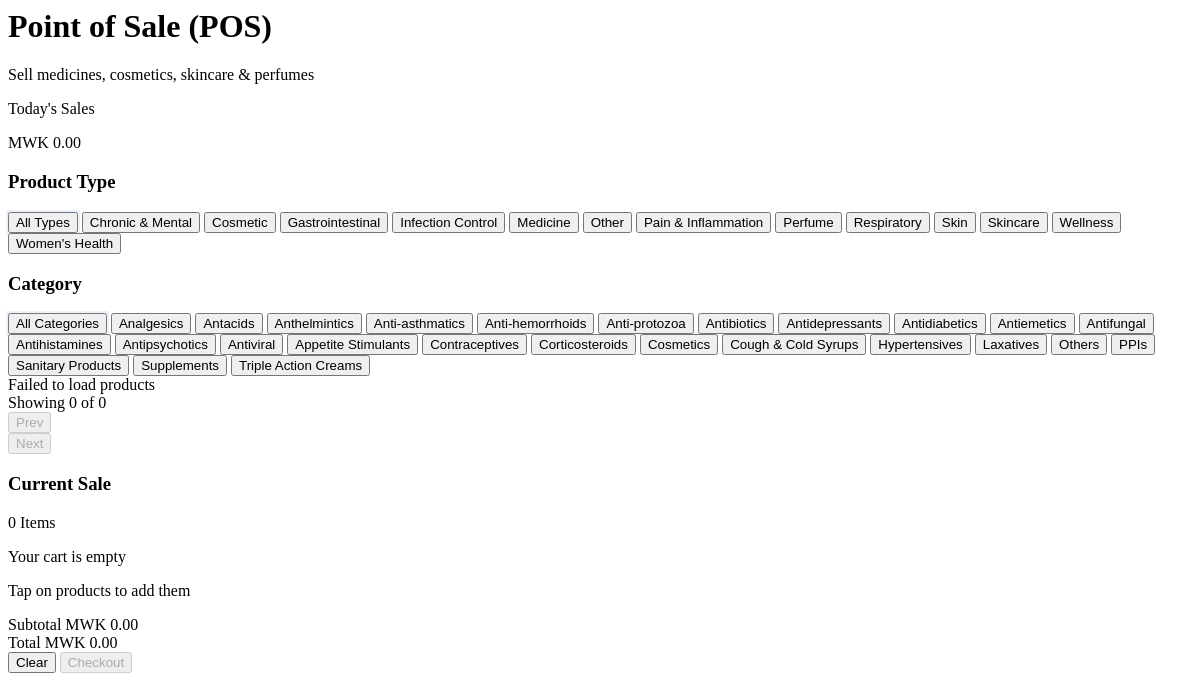
Screenshot of /pages/pos/index.php (signed in) with the database file from the repository.
### tables this page shows
CREATE TABLE `product_types` (
  `id` int(11) NOT NULL,
  `name` varchar(100) NOT NULL,
  `icon_class` varchar(50) DEFAULT NULL
);

CREATE TABLE `categories` (
  `id` int(11) NOT NULL,
  `name` varchar(100) NOT NULL,
  `product_type_id` int(11) DEFAULT NULL
);

### pages/pos/index.php (the view, shortened to what this page needs)
<?php
$db = Database::getInstance();
$conn = $db->getConnection();
$todaysSales = 0;
try {
    $todaysSalesQuery = "SELECT SUM(total_amount) as total FROM sales WHERE DATE(created_at) = CURDATE()";
    $todaysSales = $conn->query($todaysSalesQuery)->fetchColumn() ?? 0;
} catch (Exception $e) {
    error_log("POS Today's Sales Error: " . $e->getMessage());
}
$types = [];
try {
    $types_sql = "SELECT name, icon_class FROM product_types ORDER BY name ASC";
    $stmt = $conn->query($types_sql);
    $types = $stmt->fetchAll(PDO::FETCH_ASSOC);
} catch (Exception $e) {
    error_log("Product Types Error: " . $e->getMessage());
}
$categories = [];
try {
    $category_sql = "SELECT c.id, c.name, COALESCE(pt.name, 'Other') as type_name
                     FROM categories c
                     LEFT JOIN product_types pt ON c.product_type_id = pt.id
                     ORDER BY c.name ASC";
    $stmt = $conn->query($category_sql);
    $categories = $stmt->fetchAll(PDO::FETCH_ASSOC);
} catch (Exception $e) {
    error_log("Categories Error: " . $e->getMessage());
}
?>
<div class="space-y-6 h-full">
    <div class="flex items-center justify-between">
        <div class="flex items-center gap-4">
            <div>
                <h1 class="text-2xl font-bold text-gray-900">Point of Sale (POS)</h1>
                <p class="text-gray-500 text-sm">Sell medicines, cosmetics, skincare & perfumes</p>
            </div>
        </div>
        <div class="text-right">
            <p class="text-sm text-gray-500">Today's Sales</p>
            <p class="text-3xl font-bold text-blue-600">MWK <?= number_format($todaysSales, 2) ?></p>
        </div>
    </div>
    <div class="grid grid-cols-1 lg:grid-cols-5 gap-6 flex-1">
        <div class="lg:col-span-3 space-y-4 flex flex-col">
            <div class="glassmorphism rounded-2xl shadow-lg p-4 border border-gray-100 flex-shrink-0 space-y-4">
                <div>
                    <h3 class="text-xs font-bold text-gray-500 uppercase tracking-widest mb-2 px-1">Product Type</h3>
                    <div id="typeFiltersContainer"
                        class="flex overflow-x-auto lg:overflow-visible lg:flex-wrap lg:max-h-[110px] lg:overflow-y-auto lg:custom-scrollbar-visible pb-2 lg:pb-0 gap-2 custom-scrollbar-hide -mx-1 px-1 lg:mx-0 lg:px-0 lg:pr-2">
                        <button
                            class="pos-type-filter active flex-shrink-0 px-4 py-2 rounded-full border border-blue-100 bg-blue-100 text-blue-700 text-sm font-semibold transition hover:bg-blue-200 whitespace-nowrap"
                            data-type="all">
                            All Types
                        </button>
                        <?php foreach ($types as $type):
                            $icon = $type['icon_class'] ?: 'fa-tag';
                            ?>
                            <button
                                class="pos-type-filter flex-shrink-0 px-4 py-2 rounded-full border border-gray-200 bg-white text-gray-600 text-sm font-semibold transition hover:bg-gray-50 hover:border-gray-300 whitespace-nowrap"
                                data-type="<?= htmlspecialchars($type['name']) ?>">
                                <i class="fas <?= $icon ?> mr-1.5 opacity-70"></i><?= htmlspecialchars($type['name']) ?>
                            </button>
                        <?php endforeach; ?>
                    </div>
                </div>
                <div id="categoryFiltersSection">
                    <h3 class="text-xs font-bold text-gray-500 uppercase tracking-widest mb-2 px-1">Category</h3>
                    <div id="categoryFiltersContainer"
                        class="flex overflow-x-auto lg:overflow-visible lg:flex-wrap lg:max-h-[200px] lg:overflow-y-auto lg:custom-scrollbar-visible pb-2 lg:pb-0 gap-2 custom-scrollbar-hide -mx-1 px-1 lg:mx-0 lg:px-0 lg:pr-2">
                        <button
                            class="pos-category-filter active flex-shrink-0 px-4 py-2 rounded-full border border-blue-100 bg-blue-100 text-blue-700 text-sm font-semibold transition hover:bg-blue-200 whitespace-nowrap"
                            data-category="all" data-type="all">
                            All Categories
                        </button>
                        <?php foreach ($categories as $category): ?>
                            <button
                                class="pos-category-filter flex-shrink-0 px-4 py-2 rounded-full border border-gray-200 bg-white text-gray-600 text-sm font-semibold transition hover:bg-gray-50 hover:border-gray-300 whitespace-nowrap hidden"
                                data-category="<?= htmlspecialchars($category['name']) ?>"
                                data-type="<?= htmlspecialchars($category['type_name']) ?>">
                                <?= htmlspecialchars($category['name']) ?>
                            </button>
                        <?php endforeach; ?>
                    </div>
                </div>
            </div>
            <div class="glassmorphism rounded-2xl shadow-lg p-5 border border-gray-100 flex-1">
                <div class="grid grid-cols-2 sm:grid-cols-3 lg:grid-cols-3 gap-4" id="productsGrid">
                </div>
                <div id="pos-pagination" class="flex items-center justify-between mt-5 pt-4 border-t border-gray-100">
                    <div class="text-sm text-gray-500">
                        Showing <span id="pos-page-showing">0</span> of <span id="pos-page-total">0</span>
                    </div>
                    <div class="flex items-center gap-2">
                        <button id="pos-prev-btn" disabled
                            class="px-3 py-2 text-sm font-medium text-gray-600 bg-gray-100 rounded-lg hover:bg-gray-200 disabled:opacity-40 disabled:cursor-not-allowed transition">
                            <i class="fas fa-chevron-left mr-1"></i> Prev
                        </button>
                        <button id="pos-next-btn" disabled
                            class="px-3 py-2 text-sm font-medium text-gray-600 bg-gray-100 rounded-lg hover:bg-gray-200 disabled:opacity-40 disabled:cursor-not-allowed transition">
                            Next <i class="fas fa-chevron-right ml-1"></i>
                        </button>
                    </div>
                </div>
            </div>
        </div>
        <div class="lg:col-span-2 flex flex-col space-y-4 lg:sticky lg:top-4 lg:self-start lg:max-h-[calc(100vh-6rem)]">
            <div
                class="glassmorphism rounded-2xl shadow-lg p-6 border border-gray-100 flex-1 flex flex-col overflow-hidden">
                <div class="flex items-center justify-between mb-4 flex-shrink-0">
                    <h3 class="text-lg font-bold text-gray-900">Current Sale</h3>
                    <span class="text-xs font-medium px-2 py-1 bg-blue-50 text-blue-600 rounded-lg"
                        id="cartCountBadge">0 Items</span>
                </div>
                <div id="cartItems" class="flex-1 overflow-y-auto custom-scrollbar space-y-3 mb-4 pr-1">
                </div>
                <div class="space-y-3 border-t border-gray-100 pt-4 flex-shrink-0 bg-white">
                    <div class="flex justify-between text-sm">
                        <span class="text-gray-500">Subtotal</span>
                        <span id="subtotal" class="font-bold text-gray-800">MWK 0.00</span>
                    </div>
                    <div class="flex justify-between items-end border-t border-gray-100 pt-3">
                        <span class="text-gray-900 font-bold text-lg">Total</span>
                        <span id="total" class="text-2xl font-black text-blue-600 leading-none">MWK 0.00</span>
                    </div>
                </div>
            </div>
            <div class="grid grid-cols-2 gap-3 flex-shrink-0">
                <button id="clearCart"
                    class="px-4 py-3 bg-white border border-red-100 text-red-600 hover:bg-red-50 rounded-xl font-semibold transition shadow-sm hover:shadow-md flex items-center justify-center gap-2">
                    <i class="fas fa-trash-alt"></i> Clear
                </button>
                <button id="checkoutBtn"
                    class="px-4 py-3 bg-gradient-to-r from-blue-600 to-blue-700 hover:from-blue-700 hover:to-blue-800 text-white rounded-xl font-bold shadow-lg hover:shadow-xl transition transform active:scale-95 disabled:opacity-50 disabled:cursor-not-allowed flex items-center justify-center gap-2"
                    disabled>
                    <span>Checkout</span> <i class="fas fa-arrow-right"></i>
                </button>
            </div>
        </div>
    </div>
</div>

### pages/pos/index.php (style rules this page uses)
.custom-scrollbar-hide { -ms-overflow-style: none; scrollbar-width: none; }
@media (min-width: 1024px) { .lg\:custom-scrollbar-visible { -ms-overflow-style: auto; scrollbar-width: thin; } }
.pos-type-filter.active { box-shadow: 0 0 0 2px rgba(59, 130, 246, 0.1); }
.pos-category-filter.active { box-shadow: 0 0 0 2px rgba(59, 130, 246, 0.1); }

### rows the page displays
product_types: name "Chronic & Mental"
product_types: name "Cosmetic"
product_types: name "Gastrointestinal"
product_types: name "Infection Control"
product_types: name "Medicine"
product_types: name "Other"
product_types: name "Pain & Inflammation"
product_types: name "Perfume"
product_types: name "Respiratory"
product_types: name "Skin"
product_types: name "Skincare"
product_types: name "Wellness"
product_types: name "Women's Health"
categories: name "Analgesics"
categories: name "Antacids"
categories: name "Anthelmintics"
categories: name "Anti-asthmatics"
categories: name "Anti-hemorrhoids"
categories: name "Anti-protozoa"
categories: name "Antibiotics"
categories: name "Antidepressants"
categories: name "Antidiabetics"
categories: name "Antiemetics"
categories: name "Antifungal"
categories: name "Antihistamines"
categories: name "Antipsychotics"
categories: name "Antiviral"
categories: name "Appetite Stimulants"
categories: name "Contraceptives"
categories: name "Corticosteroids"
categories: name "Cosmetics"
categories: name "Cough & Cold Syrups"
categories: name "Hypertensives"
categories: name "Laxatives"
categories: name "Others"
categories: name "PPIs"
categories: name "Sanitary Products"
categories: name "Supplements"
categories: name "Triple Action Creams"

### other values shown
$todaysSales "0.00"
